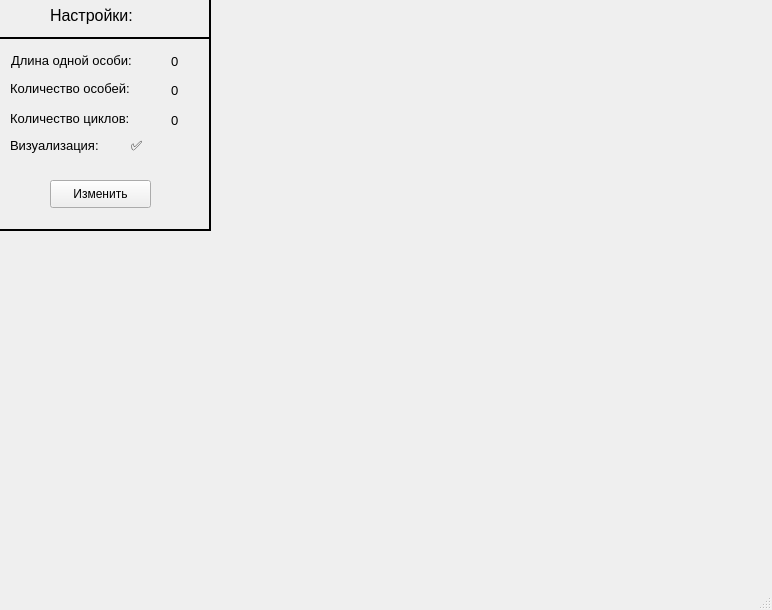
<?xml version="1.0" encoding="UTF-8"?>
<ui version="4.0">
 <class>MainWindow</class>
 <widget class="QMainWindow" name="MainWindow">
  <property name="geometry">
   <rect>
    <x>0</x>
    <y>0</y>
    <width>772</width>
    <height>610</height>
   </rect>
  </property>
  <property name="windowTitle">
   <string>Имитация генетическго алгоритма</string>
  </property>
  <widget class="QWidget" name="centralwidget">
   <widget class="Line" name="line">
    <property name="geometry">
     <rect>
      <x>-10</x>
      <y>220</y>
      <width>221</width>
      <height>21</height>
     </rect>
    </property>
    <property name="frameShadow">
     <enum>QFrame::Plain</enum>
    </property>
    <property name="lineWidth">
     <number>2</number>
    </property>
    <property name="midLineWidth">
     <number>1</number>
    </property>
    <property name="orientation">
     <enum>Qt::Horizontal</enum>
    </property>
   </widget>
   <widget class="Line" name="line_2">
    <property name="geometry">
     <rect>
      <x>200</x>
      <y>-20</y>
      <width>20</width>
      <height>251</height>
     </rect>
    </property>
    <property name="frameShadow">
     <enum>QFrame::Plain</enum>
    </property>
    <property name="lineWidth">
     <number>2</number>
    </property>
    <property name="orientation">
     <enum>Qt::Vertical</enum>
    </property>
   </widget>
   <widget class="QLabel" name="label">
    <property name="geometry">
     <rect>
      <x>50</x>
      <y>0</y>
      <width>111</width>
      <height>31</height>
     </rect>
    </property>
    <property name="font">
     <font>
      <pointsize>12</pointsize>
     </font>
    </property>
    <property name="frameShape">
     <enum>QFrame::NoFrame</enum>
    </property>
    <property name="frameShadow">
     <enum>QFrame::Plain</enum>
    </property>
    <property name="lineWidth">
     <number>1</number>
    </property>
    <property name="midLineWidth">
     <number>0</number>
    </property>
    <property name="text">
     <string>Настройки:</string>
    </property>
   </widget>
   <widget class="QLabel" name="lebel_set_len">
    <property name="geometry">
     <rect>
      <x>10</x>
      <y>50</y>
      <width>161</width>
      <height>21</height>
     </rect>
    </property>
    <property name="font">
     <font>
      <pointsize>10</pointsize>
     </font>
    </property>
    <property name="text">
     <string>Длина одной особи:</string>
    </property>
    <property name="margin">
     <number>-1</number>
    </property>
    <property name="indent">
     <number>1</number>
    </property>
   </widget>
   <widget class="QLabel" name="lebel_set_cnt">
    <property name="geometry">
     <rect>
      <x>10</x>
      <y>80</y>
      <width>161</width>
      <height>16</height>
     </rect>
    </property>
    <property name="font">
     <font>
      <pointsize>10</pointsize>
     </font>
    </property>
    <property name="text">
     <string>Количество особей:</string>
    </property>
   </widget>
   <widget class="Line" name="line_3">
    <property name="geometry">
     <rect>
      <x>-10</x>
      <y>30</y>
      <width>221</width>
      <height>16</height>
     </rect>
    </property>
    <property name="frameShadow">
     <enum>QFrame::Plain</enum>
    </property>
    <property name="lineWidth">
     <number>2</number>
    </property>
    <property name="orientation">
     <enum>Qt::Horizontal</enum>
    </property>
   </widget>
   <widget class="QLabel" name="lebel_set_vis">
    <property name="geometry">
     <rect>
      <x>10</x>
      <y>130</y>
      <width>121</width>
      <height>31</height>
     </rect>
    </property>
    <property name="font">
     <font>
      <pointsize>10</pointsize>
     </font>
    </property>
    <property name="text">
     <string>Визуализация:</string>
    </property>
   </widget>
   <widget class="QLabel" name="set_len">
    <property name="geometry">
     <rect>
      <x>170</x>
      <y>51</y>
      <width>31</width>
      <height>20</height>
     </rect>
    </property>
    <property name="font">
     <font>
      <pointsize>10</pointsize>
     </font>
    </property>
    <property name="toolTipDuration">
     <number>-1</number>
    </property>
    <property name="lineWidth">
     <number>1</number>
    </property>
    <property name="midLineWidth">
     <number>0</number>
    </property>
    <property name="text">
     <string>0</string>
    </property>
    <property name="textFormat">
     <enum>Qt::AutoText</enum>
    </property>
    <property name="scaledContents">
     <bool>false</bool>
    </property>
    <property name="margin">
     <number>2</number>
    </property>
    <property name="indent">
     <number>1</number>
    </property>
   </widget>
   <widget class="QLabel" name="set_cnt">
    <property name="geometry">
     <rect>
      <x>170</x>
      <y>80</y>
      <width>31</width>
      <height>20</height>
     </rect>
    </property>
    <property name="font">
     <font>
      <pointsize>10</pointsize>
     </font>
    </property>
    <property name="toolTipDuration">
     <number>-1</number>
    </property>
    <property name="lineWidth">
     <number>1</number>
    </property>
    <property name="midLineWidth">
     <number>0</number>
    </property>
    <property name="text">
     <string>0</string>
    </property>
    <property name="textFormat">
     <enum>Qt::AutoText</enum>
    </property>
    <property name="scaledContents">
     <bool>false</bool>
    </property>
    <property name="margin">
     <number>2</number>
    </property>
    <property name="indent">
     <number>1</number>
    </property>
   </widget>
   <widget class="QLabel" name="set_loop">
    <property name="geometry">
     <rect>
      <x>10</x>
      <y>110</y>
      <width>161</width>
      <height>16</height>
     </rect>
    </property>
    <property name="font">
     <font>
      <pointsize>10</pointsize>
     </font>
    </property>
    <property name="text">
     <string>Количество циклов:</string>
    </property>
   </widget>
   <widget class="QLabel" name="set_cnt_2">
    <property name="geometry">
     <rect>
      <x>170</x>
      <y>110</y>
      <width>31</width>
      <height>20</height>
     </rect>
    </property>
    <property name="font">
     <font>
      <pointsize>10</pointsize>
     </font>
    </property>
    <property name="toolTipDuration">
     <number>-1</number>
    </property>
    <property name="lineWidth">
     <number>1</number>
    </property>
    <property name="midLineWidth">
     <number>0</number>
    </property>
    <property name="text">
     <string>0</string>
    </property>
    <property name="textFormat">
     <enum>Qt::AutoText</enum>
    </property>
    <property name="scaledContents">
     <bool>false</bool>
    </property>
    <property name="margin">
     <number>2</number>
    </property>
    <property name="indent">
     <number>1</number>
    </property>
   </widget>
   <widget class="QLabel" name="set_check_vis">
    <property name="geometry">
     <rect>
      <x>130</x>
      <y>135</y>
      <width>31</width>
      <height>21</height>
     </rect>
    </property>
    <property name="font">
     <font>
      <pointsize>10</pointsize>
     </font>
    </property>
    <property name="toolTipDuration">
     <number>-1</number>
    </property>
    <property name="lineWidth">
     <number>1</number>
    </property>
    <property name="midLineWidth">
     <number>0</number>
    </property>
    <property name="text">
     <string>✅</string>
    </property>
    <property name="textFormat">
     <enum>Qt::AutoText</enum>
    </property>
    <property name="scaledContents">
     <bool>false</bool>
    </property>
    <property name="margin">
     <number>2</number>
    </property>
    <property name="indent">
     <number>1</number>
    </property>
   </widget>
   <widget class="QPushButton" name="text_setting_btn">
    <property name="geometry">
     <rect>
      <x>50</x>
      <y>180</y>
      <width>101</width>
      <height>28</height>
     </rect>
    </property>
    <property name="text">
     <string>Изменить</string>
    </property>
   </widget>
  </widget>
  <widget class="QMenuBar" name="menubar">
   <property name="geometry">
    <rect>
     <x>0</x>
     <y>0</y>
     <width>772</width>
     <height>26</height>
    </rect>
   </property>
  </widget>
  <widget class="QStatusBar" name="statusbar"/>
 </widget>
 <resources/>
 <connections/>
</ui>
